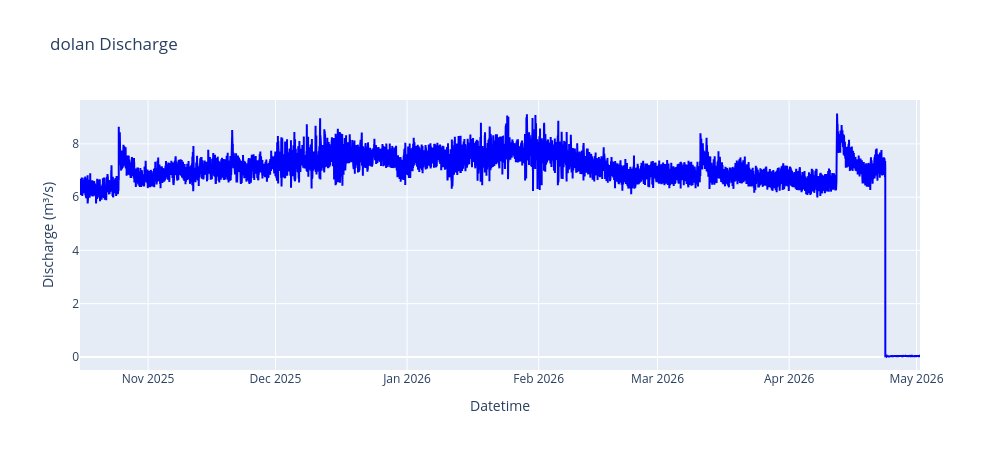
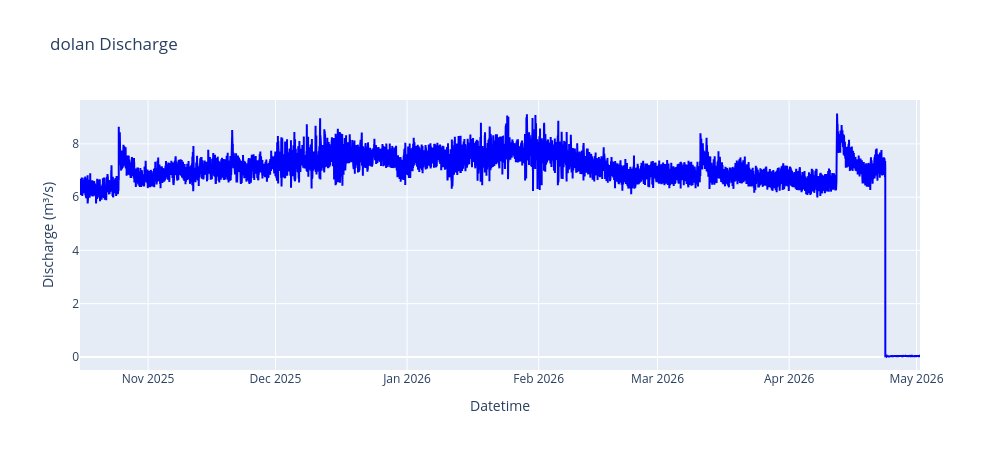

Here is the notebook cell these charts were saved with, in order:
### Code cell
# Apply the rating to the VuSitu stage. build_stage output is SI + UTC, so the
# water_level_m series passes RatingCurve's SI + UTC guards.
stage = build_stage(vudolan, temp_col="temperature_c_abs")
discharge = pd.Series(rc.predict(stage["water_level_m"]), index=stage.index, name="discharge_cms")
rc.plot_discharge_plotly(stage['water_level_m'])

### Figure 1 — Plotly figure (JSON) as saved in the notebook; plotly's stock layout.template omitted (floating-point values rounded to 4 significant figures; data arrays with more than 128 entries replaced by an {"elided": "..."} marker saying what was removed)
{"data": [{"line": {"color": "blue"}, "mode": "lines", "name": "Discharge (m³/s)", "type": "scatter", "x": {"elided": "18996 str values"}, "y": {"elided": "18996 float values"}}], "layout": {"height": 450, "title": {"text": "dolan Discharge"}, "width": 1000, "xaxis": {"title": {"text": "Datetime"}}, "yaxis": {"title": {"text": "Discharge (m³/s)"}, "type": "linear"}}}

### Figure 2 — Plotly figure (JSON) as saved in the notebook; plotly's stock layout.template omitted (floating-point values rounded to 4 significant figures; data arrays with more than 128 entries replaced by an {"elided": "..."} marker saying what was removed)
{"data": [{"line": {"color": "blue"}, "mode": "lines", "name": "Discharge (m³/s)", "type": "scatter", "x": {"elided": "18996 str values"}, "y": {"elided": "18996 float values"}}], "layout": {"height": 450, "title": {"text": "dolan Discharge"}, "width": 1000, "xaxis": {"title": {"text": "Datetime"}}, "yaxis": {"title": {"text": "Discharge (m³/s)"}, "type": "linear"}}}
